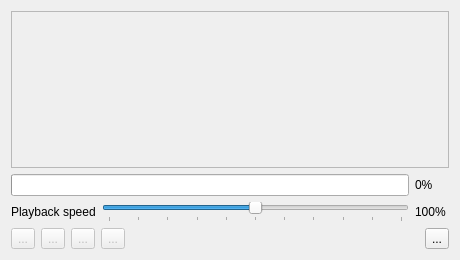
<?xml version="1.0" encoding="UTF-8"?>
<ui version="4.0">
 <class>TapeWin</class>
 <widget class="QDialog" name="TapeWin">
  <property name="geometry">
   <rect>
    <x>0</x>
    <y>0</y>
    <width>460</width>
    <height>260</height>
   </rect>
  </property>
  <property name="windowTitle">
   <string>Tape player</string>
  </property>
  <property name="windowIcon">
   <iconset resource="../xpeccy.qrc">
    <normaloff>:/images/tape.png</normaloff>:/images/tape.png</iconset>
  </property>
  <layout class="QVBoxLayout" name="verticalLayout">
   <item>
    <widget class="xTapeCatTable" name="tapeList">
     <property name="enabled">
      <bool>false</bool>
     </property>
     <property name="editTriggers">
      <set>QAbstractItemView::NoEditTriggers</set>
     </property>
     <property name="selectionMode">
      <enum>QAbstractItemView::NoSelection</enum>
     </property>
     <property name="selectionBehavior">
      <enum>QAbstractItemView::SelectRows</enum>
     </property>
     <property name="gridStyle">
      <enum>Qt::DotLine</enum>
     </property>
     <attribute name="horizontalHeaderStretchLastSection">
      <bool>true</bool>
     </attribute>
     <attribute name="verticalHeaderVisible">
      <bool>false</bool>
     </attribute>
     <attribute name="verticalHeaderMinimumSectionSize">
      <number>17</number>
     </attribute>
     <attribute name="verticalHeaderDefaultSectionSize">
      <number>17</number>
     </attribute>
    </widget>
   </item>
   <item>
    <layout class="QHBoxLayout" name="horizontalLayout_3">
     <item>
      <widget class="QProgressBar" name="tapeBar">
       <property name="value">
        <number>0</number>
       </property>
       <property name="textVisible">
        <bool>false</bool>
       </property>
      </widget>
     </item>
     <item>
      <widget class="QLabel" name="labBarVal">
       <property name="minimumSize">
        <size>
         <width>34</width>
         <height>0</height>
        </size>
       </property>
       <property name="text">
        <string>0%</string>
       </property>
      </widget>
     </item>
    </layout>
   </item>
   <item>
    <layout class="QHBoxLayout" name="horizontalLayout_2">
     <item>
      <widget class="QLabel" name="labSpeed">
       <property name="toolTip">
        <string>How fast the tape signal is played, in per cent of normal. A few images made on machines with an unusual clock load only when it is nudged either way</string>
       </property>
       <property name="text">
        <string>Playback speed</string>
       </property>
      </widget>
     </item>
     <item>
      <widget class="xSlider" name="sldSpeed">
       <property name="toolTip">
        <string>How fast the tape signal is played, in per cent of normal. A few images made on machines with an unusual clock load only when it is nudged either way</string>
       </property>
       <property name="minimum">
        <number>95</number>
       </property>
       <property name="maximum">
        <number>105</number>
       </property>
       <property name="pageStep">
        <number>1</number>
       </property>
       <property name="value">
        <number>100</number>
       </property>
       <property name="orientation">
        <enum>Qt::Horizontal</enum>
       </property>
       <property name="tickPosition">
        <enum>QSlider::TicksBelow</enum>
       </property>
       <property name="tickInterval">
        <number>1</number>
       </property>
      </widget>
     </item>
     <item>
      <widget class="QLabel" name="labSpeedVal">
       <property name="minimumSize">
        <size>
         <width>34</width>
         <height>0</height>
        </size>
       </property>
       <property name="text">
        <string>100%</string>
       </property>
      </widget>
     </item>
    </layout>
   </item>
   <item>
    <layout class="QHBoxLayout" name="horizontalLayout">
     <item>
      <widget class="QToolButton" name="tbRewind">
       <property name="toolTip">
        <string>Rewind to the start</string>
       </property>
       <property name="enabled">
        <bool>false</bool>
       </property>
       <property name="text">
        <string>...</string>
       </property>
       <property name="icon">
        <iconset resource="../xpeccy.qrc">
         <normaloff>:/images/rewind.png</normaloff>:/images/rewind.png</iconset>
       </property>
      </widget>
     </item>
     <item>
      <widget class="QToolButton" name="playBut">
       <property name="toolTip">
        <string>Play</string>
       </property>
       <property name="enabled">
        <bool>false</bool>
       </property>
       <property name="text">
        <string>...</string>
       </property>
       <property name="icon">
        <iconset resource="../xpeccy.qrc">
         <normaloff>:/images/play.png</normaloff>:/images/play.png</iconset>
       </property>
      </widget>
     </item>
     <item>
      <widget class="QToolButton" name="recBut">
       <property name="toolTip">
        <string>Record</string>
       </property>
       <property name="enabled">
        <bool>false</bool>
       </property>
       <property name="text">
        <string>...</string>
       </property>
       <property name="icon">
        <iconset resource="../xpeccy.qrc">
         <normaloff>:/images/rec.png</normaloff>:/images/rec.png</iconset>
       </property>
      </widget>
     </item>
     <item>
      <widget class="QToolButton" name="stopBut">
       <property name="toolTip">
        <string>Stop</string>
       </property>
       <property name="enabled">
        <bool>false</bool>
       </property>
       <property name="text">
        <string>...</string>
       </property>
       <property name="icon">
        <iconset resource="../xpeccy.qrc">
         <normaloff>:/images/cancel.png</normaloff>:/images/cancel.png</iconset>
       </property>
      </widget>
     </item>
     <item>
      <spacer name="horizontalSpacer">
       <property name="orientation">
        <enum>Qt::Horizontal</enum>
       </property>
       <property name="sizeHint" stdset="0">
        <size>
         <width>40</width>
         <height>20</height>
        </size>
       </property>
      </spacer>
     </item>
     <item>
      <widget class="QToolButton" name="loadBut">
       <property name="toolTip">
        <string>Open a tape image</string>
       </property>
       <property name="text">
        <string>...</string>
       </property>
       <property name="icon">
        <iconset resource="../xpeccy.qrc">
         <normaloff>:/images/fileopen.png</normaloff>:/images/fileopen.png</iconset>
       </property>
      </widget>
     </item>
    </layout>
   </item>
  </layout>
 </widget>
 <customwidgets>
  <customwidget>
   <class>xTapeCatTable</class>
   <extends>QTableView</extends>
   <header>stdlib.h</header>
  </customwidget>
  <customwidget>
   <class>xSlider</class>
   <extends>QSlider</extends>
   <header location="global">stdlib.h</header>
  </customwidget>
 </customwidgets>
 <resources>
  <include location="../xpeccy.qrc"/>
 </resources>
 <connections/>
</ui>
